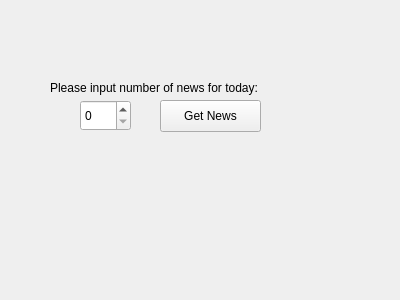
<?xml version="1.0" encoding="UTF-8"?>
<ui version="4.0">
 <class>NewsDia</class>
 <widget class="QWidget" name="NewsDia">
  <property name="geometry">
   <rect>
    <x>0</x>
    <y>0</y>
    <width>400</width>
    <height>300</height>
   </rect>
  </property>
  <property name="windowTitle">
   <string>Form</string>
  </property>
  <widget class="QSpinBox" name="spinBox">
   <property name="geometry">
    <rect>
     <x>80</x>
     <y>100</y>
     <width>51</width>
     <height>31</height>
    </rect>
   </property>
  </widget>
  <widget class="QLabel" name="label">
   <property name="geometry">
    <rect>
     <x>50</x>
     <y>80</y>
     <width>271</width>
     <height>16</height>
    </rect>
   </property>
   <property name="text">
    <string>Please input number of news for today:</string>
   </property>
  </widget>
  <widget class="QPushButton" name="pushButton">
   <property name="geometry">
    <rect>
     <x>160</x>
     <y>100</y>
     <width>101</width>
     <height>32</height>
    </rect>
   </property>
   <property name="text">
    <string>Get News</string>
   </property>
  </widget>
 </widget>
 <resources/>
 <connections/>
</ui>
